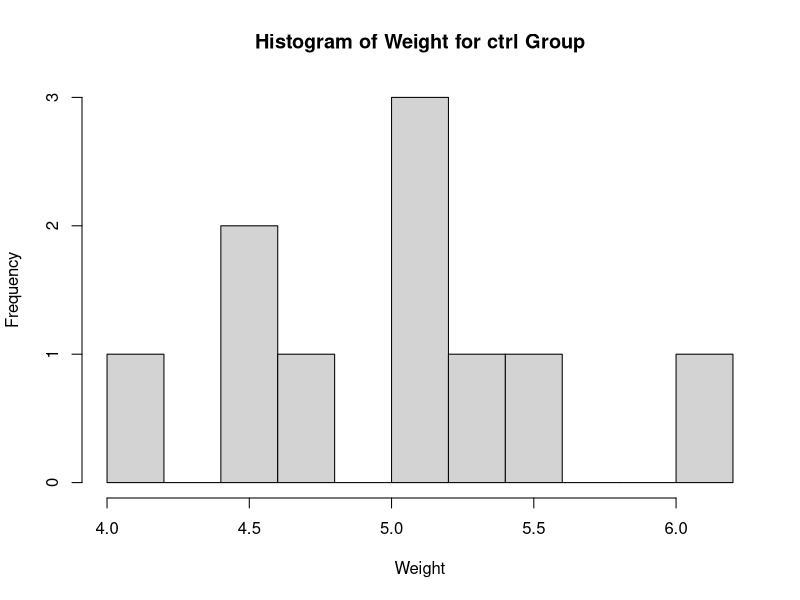
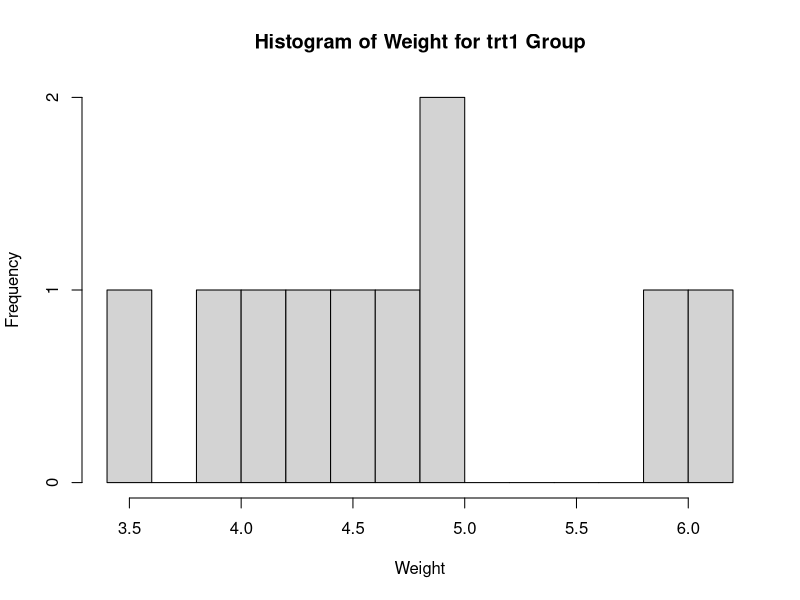
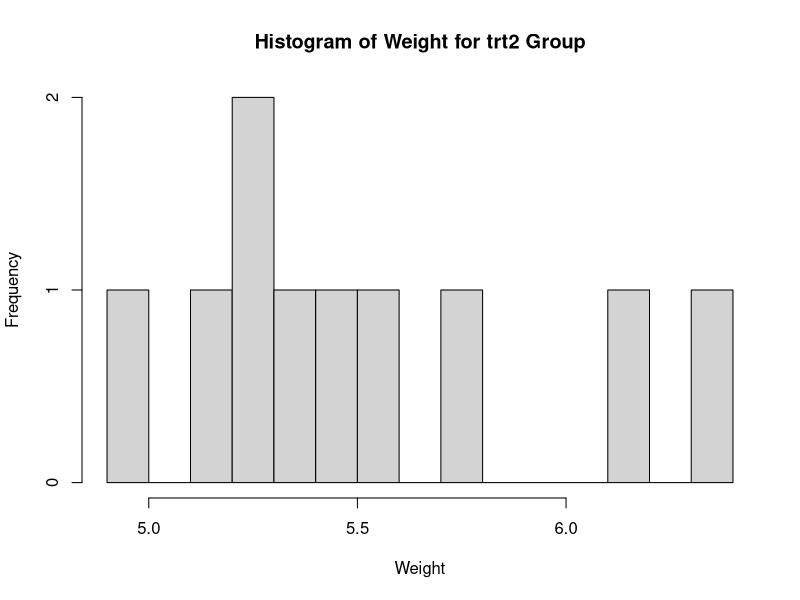
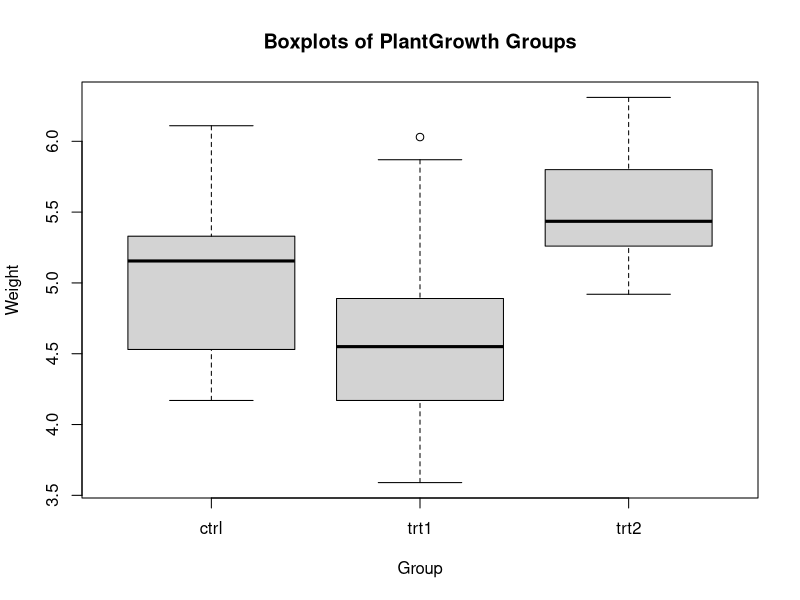

These charts were generated, in order, by the following R code:
## ---- chunk 1

# summarize plant growth data and explain the output
summary(PlantGrowth)

# the summary shows the min, 1st quartile, median, mean, 3rd quartile,
# and max of the weight variable of the plant growth dataset. It also
# shows that there are 3 groups each with 10 observations.

# create a histogram of the control group
hist(PlantGrowth[which(PlantGrowth$group == 'ctrl'),
                 which(colnames(PlantGrowth) == 'weight')],
                 main = 'Histogram of Weight for ctrl Group',
                 xlab = 'Weight', ylab = 'Frequency', breaks = 10)

# create a histogram of the trt1 group
hist(PlantGrowth[which(PlantGrowth$group == 'trt1'),
                 which(colnames(PlantGrowth) == 'weight')],
                 main = 'Histogram of Weight for trt1 Group',
                 xlab = 'Weight', ylab = 'Frequency', breaks = 10)

# create a histogram of the trt2 group
hist(PlantGrowth[which(PlantGrowth$group == 'trt2'),
                 which(colnames(PlantGrowth) == 'weight')],
                 main = 'Histogram of Weight for trt2 Group',
                 xlab = 'Weight', ylab = 'Frequency', breaks = 10)

# the number of observations in the data set is very small, but based on
# the data that is available and by looking at the histograms, the control
# group weights are more clustered around the middle while the trt1 and
# trt2 groups are more spread out.

## ---- chunk 2

# create a box plot of the plant growth data
boxplot(formula = weight ~ group,
        data = PlantGrowth,
        main = 'Boxplots of PlantGrowth Groups',
        ylab = 'Weight',
        xlab = 'Group')

# It looks like the trt1 group tends to have lower weight than the other groups,
# the trt2 group tends to have higher weight than the other groups, and the
# control group tends to have weight in the middle.

## ---- chunk 3

# run a t test to compare the means of ctrl and trt1 groups
t.test(PlantGrowth$weight[PlantGrowth$group == 'ctrl'],
       PlantGrowth$weight[PlantGrowth$group == 'trt1'])

# The confidence interval resulting from the t test is a mean difference of
# -0.29 to 1.03. This means that in 95 out of 100 trials, the population
# mean difference will fall into this confidence interval and in 5 out of 100
# trials, the population mean difference will not be in this confidence interval.

## ---- chunk 4

# run a t test to compare the means of ctrl and trt2 groups
t.test(PlantGrowth$weight[PlantGrowth$group == 'ctrl'],
       PlantGrowth$weight[PlantGrowth$group == 'trt2'])

# The confidence interval resulting from the t test is a mean difference of
# -0.98 to -0.01. This means that in 95 out of 100 trials, the population
# mean difference will fall into this confidence interval and in 5 out of 100
# trials, the population mean difference will not be in this confidence interval.

